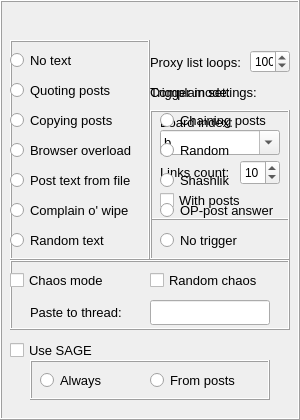
   <widget class="QFrame" name="postSet">
    <property name="geometry">
     <rect>
      <x>650</x>
      <y>70</y>
      <width>300</width>
      <height>420</height>
     </rect>
    </property>
    <property name="frameShape">
     <enum>QFrame::Box</enum>
    </property>
    <property name="frameShadow">
     <enum>QFrame::Raised</enum>
    </property>
    <property name="class" stdset="0">
     <string>gui-frame form</string>
    </property>
    <widget class="QFrame" name="complainBox">
     <property name="geometry">
      <rect>
       <x>150</x>
       <y>110</y>
       <width>140</width>
       <height>110</height>
      </rect>
     </property>
     <property name="frameShape">
      <enum>QFrame::Box</enum>
     </property>
     <property name="frameShadow">
      <enum>QFrame::Raised</enum>
     </property>
     <property name="lineWidth">
      <number>1</number>
     </property>
     <property name="midLineWidth">
      <number>0</number>
     </property>
     <property name="class" stdset="0">
      <string>form-box</string>
     </property>
     <widget class="QLabel" name="complainBoardLabel">
      <property name="geometry">
       <rect>
        <x>10</x>
        <y>0</y>
        <width>120</width>
        <height>25</height>
       </rect>
      </property>
      <property name="font">
       <font>
        <pointsize>10</pointsize>
       </font>
      </property>
      <property name="text">
       <string>Board index:</string>
      </property>
      <property name="buddy">
       <cstring>board</cstring>
      </property>
     </widget>
     <widget class="QComboBox" name="complainBoard">
      <property name="geometry">
       <rect>
        <x>10</x>
        <y>20</y>
        <width>120</width>
        <height>25</height>
       </rect>
      </property>
      <property name="font">
       <font>
        <pointsize>10</pointsize>
       </font>
      </property>
      <property name="toolTip">
       <string>Доска, на которую жаловаться</string>
      </property>
      <property name="editable">
       <bool>true</bool>
      </property>
      <property name="currentText">
       <string>b</string>
      </property>
      <item>
       <property name="text">
        <string>b</string>
       </property>
      </item>
      <item>
       <property name="text">
        <string>d</string>
       </property>
      </item>
      <item>
       <property name="text">
        <string>media</string>
       </property>
      </item>
      <item>
       <property name="text">
        <string>r</string>
       </property>
      </item>
      <item>
       <property name="text">
        <string>soc</string>
       </property>
      </item>
      <item>
       <property name="text">
        <string>au</string>
       </property>
      </item>
      <item>
       <property name="text">
        <string>bi</string>
       </property>
      </item>
      <item>
       <property name="text">
        <string>biz</string>
       </property>
      </item>
      <item>
       <property name="text">
        <string>bo</string>
       </property>
      </item>
      <item>
       <property name="text">
        <string>c</string>
       </property>
      </item>
      <item>
       <property name="text">
        <string>cc</string>
       </property>
      </item>
      <item>
       <property name="text">
        <string>em</string>
       </property>
      </item>
      <item>
       <property name="text">
        <string>fa</string>
       </property>
      </item>
      <item>
       <property name="text">
        <string>fiz</string>
       </property>
      </item>
      <item>
       <property name="text">
        <string>fl</string>
       </property>
      </item>
      <item>
       <property name="text">
        <string>ftb</string>
       </property>
      </item>
      <item>
       <property name="text">
        <string>hi</string>
       </property>
      </item>
      <item>
       <property name="text">
        <string>me</string>
       </property>
      </item>
      <item>
       <property name="text">
        <string>mg</string>
       </property>
      </item>
      <item>
       <property name="text">
        <string>mov</string>
       </property>
      </item>
      <item>
       <property name="text">
        <string>mu</string>
       </property>
      </item>
      <item>
       <property name="text">
        <string>ne</string>
       </property>
      </item>
      <item>
       <property name="text">
        <string>o</string>
       </property>
      </item>
      <item>
       <property name="text">
        <string>psy</string>
       </property>
      </item>
      <item>
       <property name="text">
        <string>re</string>
       </property>
      </item>
      <item>
       <property name="text">
        <string>rf</string>
       </property>
      </item>
      <item>
       <property name="text">
        <string>sci</string>
       </property>
      </item>
      <item>
       <property name="text">
        <string>sf</string>
       </property>
      </item>
      <item>
       <property name="text">
        <string>sn</string>
       </property>
      </item>
      <item>
       <property name="text">
        <string>sp</string>
       </property>
      </item>
      <item>
       <property name="text">
        <string>spc</string>
       </property>
      </item>
      <item>
       <property name="text">
        <string>tv</string>
       </property>
      </item>
      <item>
       <property name="text">
        <string>un</string>
       </property>
      </item>
      <item>
       <property name="text">
        <string>w</string>
       </property>
      </item>
      <item>
       <property name="text">
        <string>wh</string>
       </property>
      </item>
      <item>
       <property name="text">
        <string>wm</string>
       </property>
      </item>
      <item>
       <property name="text">
        <string>zog</string>
       </property>
      </item>
      <item>
       <property name="text">
        <string>de</string>
       </property>
      </item>
      <item>
       <property name="text">
        <string>di</string>
       </property>
      </item>
      <item>
       <property name="text">
        <string>diy</string>
       </property>
      </item>
      <item>
       <property name="text">
        <string>mus</string>
       </property>
      </item>
      <item>
       <property name="text">
        <string>p</string>
       </property>
      </item>
      <item>
       <property name="text">
        <string>pa</string>
       </property>
      </item>
      <item>
       <property name="text">
        <string>wp</string>
       </property>
      </item>
      <item>
       <property name="text">
        <string>wrk</string>
       </property>
      </item>
      <item>
       <property name="text">
        <string>news</string>
       </property>
      </item>
      <item>
       <property name="text">
        <string>po</string>
       </property>
      </item>
      <item>
       <property name="text">
        <string>gd</string>
       </property>
      </item>
      <item>
       <property name="text">
        <string>hw</string>
       </property>
      </item>
      <item>
       <property name="text">
        <string>mobi</string>
       </property>
      </item>
      <item>
       <property name="text">
        <string>pr</string>
       </property>
      </item>
      <item>
       <property name="text">
        <string>ra</string>
       </property>
      </item>
      <item>
       <property name="text">
        <string>s</string>
       </property>
      </item>
      <item>
       <property name="text">
        <string>t</string>
       </property>
      </item>
      <item>
       <property name="text">
        <string>bg</string>
       </property>
      </item>
      <item>
       <property name="text">
        <string>cg</string>
       </property>
      </item>
      <item>
       <property name="text">
        <string>mmo</string>
       </property>
      </item>
      <item>
       <property name="text">
        <string>moba</string>
       </property>
      </item>
      <item>
       <property name="text">
        <string>pok</string>
       </property>
      </item>
      <item>
       <property name="text">
        <string>ruvn</string>
       </property>
      </item>
      <item>
       <property name="text">
        <string>tes</string>
       </property>
      </item>
      <item>
       <property name="text">
        <string>v</string>
       </property>
      </item>
      <item>
       <property name="text">
        <string>vg</string>
       </property>
      </item>
      <item>
       <property name="text">
        <string>wr</string>
       </property>
      </item>
      <item>
       <property name="text">
        <string>a</string>
       </property>
      </item>
      <item>
       <property name="text">
        <string>fd</string>
       </property>
      </item>
      <item>
       <property name="text">
        <string>ja</string>
       </property>
      </item>
      <item>
       <property name="text">
        <string>ma</string>
       </property>
      </item>
      <item>
       <property name="text">
        <string>vn</string>
       </property>
      </item>
      <item>
       <property name="text">
        <string>e</string>
       </property>
      </item>
      <item>
       <property name="text">
        <string>fag</string>
       </property>
      </item>
      <item>
       <property name="text">
        <string>fet</string>
       </property>
      </item>
      <item>
       <property name="text">
        <string>fg</string>
       </property>
      </item>
      <item>
       <property name="text">
        <string>fur</string>
       </property>
      </item>
      <item>
       <property name="text">
        <string>ga</string>
       </property>
      </item>
      <item>
       <property name="text">
        <string>gg</string>
       </property>
      </item>
      <item>
       <property name="text">
        <string>guro</string>
       </property>
      </item>
      <item>
       <property name="text">
        <string>h</string>
       </property>
      </item>
      <item>
       <property name="text">
        <string>hc</string>
       </property>
      </item>
      <item>
       <property name="text">
        <string>sex</string>
       </property>
      </item>
      <item>
       <property name="text">
        <string>vape</string>
       </property>
      </item>
     </widget>
     <widget class="QSpinBox" name="linksCount">
      <property name="geometry">
       <rect>
        <x>90</x>
        <y>50</y>
        <width>40</width>
        <height>25</height>
       </rect>
      </property>
      <property name="toolTip">
       <string>Максимальное число ссылок в жалобе</string>
      </property>
      <property name="suffix">
       <string/>
      </property>
      <property name="prefix">
       <string/>
      </property>
      <property name="minimum">
       <number>1</number>
      </property>
      <property name="maximum">
       <number>50</number>
      </property>
      <property name="value">
       <number>10</number>
      </property>
     </widget>
     <widget class="QCheckBox" name="withPosts">
      <property name="geometry">
       <rect>
        <x>10</x>
        <y>80</y>
        <width>120</width>
        <height>20</height>
       </rect>
      </property>
      <property name="font">
       <font>
        <pointsize>10</pointsize>
       </font>
      </property>
      <property name="toolTip">
       <string>Приписывать к ссылкам номера постов из тредов</string>
      </property>
      <property name="text">
       <string>With posts</string>
      </property>
      <property name="checked">
       <bool>false</bool>
      </property>
     </widget>
     <widget class="QLabel" name="linksCountLabel">
      <property name="geometry">
       <rect>
        <x>10</x>
        <y>50</y>
        <width>80</width>
        <height>25</height>
       </rect>
      </property>
      <property name="font">
       <font>
        <pointsize>10</pointsize>
       </font>
      </property>
      <property name="text">
       <string>Links count:</string>
      </property>
      <property name="buddy">
       <cstring>board</cstring>
      </property>
     </widget>
    </widget>
    <widget class="QLabel" name="repeatsLabel">
     <property name="geometry">
      <rect>
       <x>150</x>
       <y>50</y>
       <width>110</width>
       <height>25</height>
      </rect>
     </property>
     <property name="font">
      <font>
       <pointsize>10</pointsize>
      </font>
     </property>
     <property name="text">
      <string>Proxy list loops:</string>
     </property>
    </widget>
    <widget class="QFrame" name="chaosBox">
     <property name="geometry">
      <rect>
       <x>10</x>
       <y>260</y>
       <width>280</width>
       <height>70</height>
      </rect>
     </property>
     <property name="frameShape">
      <enum>QFrame::Box</enum>
     </property>
     <property name="frameShadow">
      <enum>QFrame::Raised</enum>
     </property>
     <property name="lineWidth">
      <number>1</number>
     </property>
     <property name="class" stdset="0">
      <string>form-box</string>
     </property>
     <widget class="QCheckBox" name="chaos">
      <property name="geometry">
       <rect>
        <x>0</x>
        <y>10</y>
        <width>140</width>
        <height>20</height>
       </rect>
      </property>
      <property name="font">
       <font>
        <pointsize>10</pointsize>
       </font>
      </property>
      <property name="toolTip">
       <string/>
      </property>
      <property name="text">
       <string>Chaos mode</string>
      </property>
      <property name="checked">
       <bool>false</bool>
      </property>
     </widget>
     <widget class="QLineEdit" name="target">
      <property name="geometry">
       <rect>
        <x>140</x>
        <y>40</y>
        <width>120</width>
        <height>25</height>
       </rect>
      </property>
      <property name="font">
       <font>
        <pointsize>10</pointsize>
       </font>
      </property>
      <property name="toolTip">
       <string>Слить все посты в один тред</string>
      </property>
     </widget>
     <widget class="QLabel" name="targetLabel">
      <property name="geometry">
       <rect>
        <x>20</x>
        <y>40</y>
        <width>120</width>
        <height>25</height>
       </rect>
      </property>
      <property name="font">
       <font>
        <pointsize>10</pointsize>
       </font>
      </property>
      <property name="text">
       <string>Paste to thread:</string>
      </property>
      <property name="buddy">
       <cstring>target</cstring>
      </property>
     </widget>
     <widget class="QCheckBox" name="randChaos">
      <property name="geometry">
       <rect>
        <x>140</x>
        <y>10</y>
        <width>140</width>
        <height>20</height>
       </rect>
      </property>
      <property name="font">
       <font>
        <pointsize>10</pointsize>
       </font>
      </property>
      <property name="toolTip">
       <string>Перемешать треды</string>
      </property>
      <property name="text">
       <string>Random chaos</string>
      </property>
      <property name="checked">
       <bool>false</bool>
      </property>
     </widget>
    </widget>
    <widget class="QFrame" name="textBox">
     <property name="geometry">
      <rect>
       <x>10</x>
       <y>40</y>
       <width>140</width>
       <height>220</height>
      </rect>
     </property>
     <property name="frameShape">
      <enum>QFrame::Box</enum>
     </property>
     <property name="frameShadow">
      <enum>QFrame::Raised</enum>
     </property>
     <property name="class" stdset="0">
      <string>form-box</string>
     </property>
     <widget class="QRadioButton" name="random">
      <property name="geometry">
       <rect>
        <x>0</x>
        <y>190</y>
        <width>140</width>
        <height>20</height>
       </rect>
      </property>
      <property name="font">
       <font>
        <pointsize>10</pointsize>
       </font>
      </property>
      <property name="toolTip">
       <string>Рандомный текст</string>
      </property>
      <property name="text">
       <string>Random text</string>
      </property>
      <attribute name="buttonGroup">
       <string notr="true">buttonGroup_3</string>
      </attribute>
     </widget>
     <widget class="QRadioButton" name="copying">
      <property name="geometry">
       <rect>
        <x>0</x>
        <y>70</y>
        <width>140</width>
        <height>20</height>
       </rect>
      </property>
      <property name="font">
       <font>
        <pointsize>10</pointsize>
       </font>
      </property>
      <property name="toolTip">
       <string>Дублирование</string>
      </property>
      <property name="text">
       <string>Copying posts</string>
      </property>
      <attribute name="buttonGroup">
       <string notr="true">buttonGroup_3</string>
      </attribute>
     </widget>
     <widget class="QRadioButton" name="complain">
      <property name="geometry">
       <rect>
        <x>0</x>
        <y>160</y>
        <width>140</width>
        <height>20</height>
       </rect>
      </property>
      <property name="font">
       <font>
        <pointsize>10</pointsize>
       </font>
      </property>
      <property name="toolTip">
       <string>Фейковые жалобы на вайп</string>
      </property>
      <property name="text">
       <string>Complain o' wipe</string>
      </property>
      <attribute name="buttonGroup">
       <string notr="true">buttonGroup_3</string>
      </attribute>
     </widget>
     <widget class="QRadioButton" name="quoting">
      <property name="geometry">
       <rect>
        <x>0</x>
        <y>40</y>
        <width>140</width>
        <height>20</height>
       </rect>
      </property>
      <property name="font">
       <font>
        <pointsize>10</pointsize>
       </font>
      </property>
      <property name="toolTip">
       <string>Гринтекст</string>
      </property>
      <property name="text">
       <string>Quoting posts</string>
      </property>
      <attribute name="buttonGroup">
       <string notr="true">buttonGroup_3</string>
      </attribute>
     </widget>
     <widget class="QRadioButton" name="pastes">
      <property name="geometry">
       <rect>
        <x>0</x>
        <y>130</y>
        <width>140</width>
        <height>20</height>
       </rect>
      </property>
      <property name="font">
       <font>
        <pointsize>10</pointsize>
       </font>
      </property>
      <property name="toolTip">
       <string>Копипасты</string>
      </property>
      <property name="text">
       <string>Post text from file</string>
      </property>
      <attribute name="buttonGroup">
       <string notr="true">buttonGroup_3</string>
      </attribute>
     </widget>
     <widget class="QRadioButton" name="noText">
      <property name="geometry">
       <rect>
        <x>0</x>
        <y>10</y>
        <width>140</width>
        <height>20</height>
       </rect>
      </property>
      <property name="font">
       <font>
        <pointsize>10</pointsize>
       </font>
      </property>
      <property name="toolTip">
       <string>Без текста</string>
      </property>
      <property name="text">
       <string>No text</string>
      </property>
      <attribute name="buttonGroup">
       <string notr="true">buttonGroup_3</string>
      </attribute>
     </widget>
     <widget class="QRadioButton" name="overload">
      <property name="geometry">
       <rect>
        <x>0</x>
        <y>100</y>
        <width>140</width>
        <height>20</height>
       </rect>
      </property>
      <property name="font">
       <font>
        <pointsize>10</pointsize>
       </font>
      </property>
      <property name="toolTip">
       <string>Гуглобомба</string>
      </property>
      <property name="text">
       <string>Browser overload</string>
      </property>
      <attribute name="buttonGroup">
       <string notr="true">buttonGroup_3</string>
      </attribute>
     </widget>
    </widget>
    <widget class="QLabel" name="textLabel">
     <property name="geometry">
      <rect>
       <x>0</x>
       <y>20</y>
       <width>59</width>
       <height>14</height>
      </rect>
     </property>
     <property name="text">
      <string/>
     </property>
    </widget>
    <widget class="QLabel" name="triggerLabel">
     <property name="geometry">
      <rect>
       <x>150</x>
       <y>80</y>
       <width>140</width>
       <height>25</height>
      </rect>
     </property>
     <property name="font">
      <font>
       <pointsize>10</pointsize>
      </font>
     </property>
     <property name="text">
      <string>Trigger mode:</string>
     </property>
    </widget>
    <widget class="QFrame" name="triggerBox">
     <property name="geometry">
      <rect>
       <x>150</x>
       <y>110</y>
       <width>140</width>
       <height>150</height>
      </rect>
     </property>
     <property name="frameShape">
      <enum>QFrame::Box</enum>
     </property>
     <property name="frameShadow">
      <enum>QFrame::Raised</enum>
     </property>
     <property name="lineWidth">
      <number>1</number>
     </property>
     <property name="midLineWidth">
      <number>0</number>
     </property>
     <property name="class" stdset="0">
      <string>form-box</string>
     </property>
     <widget class="QRadioButton" name="chaining">
      <property name="geometry">
       <rect>
        <x>10</x>
        <y>0</y>
        <width>120</width>
        <height>20</height>
       </rect>
      </property>
      <property name="font">
       <font>
        <pointsize>10</pointsize>
       </font>
      </property>
      <property name="toolTip">
       <string>Цепочка</string>
      </property>
      <property name="text">
       <string>Chaining posts</string>
      </property>
      <attribute name="buttonGroup">
       <string notr="true">buttonGroup_5</string>
      </attribute>
     </widget>
     <widget class="QRadioButton" name="randTrigger">
      <property name="geometry">
       <rect>
        <x>10</x>
        <y>30</y>
        <width>120</width>
        <height>20</height>
       </rect>
      </property>
      <property name="font">
       <font>
        <pointsize>10</pointsize>
       </font>
      </property>
      <property name="toolTip">
       <string>Ответы на рандомные посты</string>
      </property>
      <property name="text">
       <string>Random</string>
      </property>
      <attribute name="buttonGroup">
       <string notr="true">buttonGroup_5</string>
      </attribute>
     </widget>
     <widget class="QRadioButton" name="shashlik">
      <property name="geometry">
       <rect>
        <x>10</x>
        <y>60</y>
        <width>120</width>
        <height>20</height>
       </rect>
      </property>
      <property name="font">
       <font>
        <pointsize>10</pointsize>
       </font>
      </property>
      <property name="toolTip">
       <string>Батон</string>
      </property>
      <property name="text">
       <string>Shashlik</string>
      </property>
      <attribute name="buttonGroup">
       <string notr="true">buttonGroup_5</string>
      </attribute>
     </widget>
     <widget class="QRadioButton" name="oppost">
      <property name="geometry">
       <rect>
        <x>10</x>
        <y>90</y>
        <width>120</width>
        <height>20</height>
       </rect>
      </property>
      <property name="font">
       <font>
        <pointsize>10</pointsize>
       </font>
      </property>
      <property name="toolTip">
       <string>Ответ ОП-у</string>
      </property>
      <property name="text">
       <string>OP-post answer</string>
      </property>
      <attribute name="buttonGroup">
       <string notr="true">buttonGroup_5</string>
      </attribute>
     </widget>
     <widget class="QRadioButton" name="notrigger">
      <property name="geometry">
       <rect>
        <x>10</x>
        <y>120</y>
        <width>120</width>
        <height>20</height>
       </rect>
      </property>
      <property name="font">
       <font>
        <pointsize>10</pointsize>
       </font>
      </property>
      <property name="toolTip">
       <string>Без триггера</string>
      </property>
      <property name="text">
       <string>No trigger</string>
      </property>
      <attribute name="buttonGroup">
       <string notr="true">buttonGroup_5</string>
      </attribute>
     </widget>
    </widget>
    <widget class="QLabel" name="complainLabel">
     <property name="geometry">
      <rect>
       <x>150</x>
       <y>80</y>
       <width>140</width>
       <height>25</height>
      </rect>
     </property>
     <property name="font">
      <font>
       <pointsize>10</pointsize>
      </font>
     </property>
     <property name="text">
      <string>Complain settings:</string>
     </property>
    </widget>
    <widget class="QCheckBox" name="sage">
     <property name="geometry">
      <rect>
       <x>10</x>
       <y>340</y>
       <width>280</width>
       <height>20</height>
      </rect>
     </property>
     <property name="font">
      <font>
       <pointsize>10</pointsize>
      </font>
     </property>
     <property name="text">
      <string>Use SAGE</string>
     </property>
    </widget>
    <widget class="QFrame" name="sageBox">
     <property name="geometry">
      <rect>
       <x>30</x>
       <y>360</y>
       <width>240</width>
       <height>40</height>
      </rect>
     </property>
     <property name="frameShape">
      <enum>QFrame::Box</enum>
     </property>
     <property name="frameShadow">
      <enum>QFrame::Raised</enum>
     </property>
     <property name="class" stdset="0">
      <string>form-box</string>
     </property>
     <widget class="QRadioButton" name="sageAlways">
      <property name="geometry">
       <rect>
        <x>10</x>
        <y>10</y>
        <width>110</width>
        <height>20</height>
       </rect>
      </property>
      <property name="font">
       <font>
        <pointsize>10</pointsize>
       </font>
      </property>
      <property name="text">
       <string>Always</string>
      </property>
      <attribute name="buttonGroup">
       <string notr="true">buttonGroup_9</string>
      </attribute>
     </widget>
     <widget class="QRadioButton" name="sageFromPosts">
      <property name="geometry">
       <rect>
        <x>120</x>
        <y>10</y>
        <width>110</width>
        <height>20</height>
       </rect>
      </property>
      <property name="font">
       <font>
        <pointsize>10</pointsize>
       </font>
      </property>
      <property name="text">
       <string>From posts</string>
      </property>
      <attribute name="buttonGroup">
       <string notr="true">buttonGroup_9</string>
      </attribute>
     </widget>
    </widget>
    <widget class="QLabel" name="chaosLabel">
     <property name="geometry">
      <rect>
       <x>10</x>
       <y>260</y>
       <width>59</width>
       <height>14</height>
      </rect>
     </property>
     <property name="text">
      <string/>
     </property>
    </widget>
    <widget class="QSpinBox" name="repeats">
     <property name="geometry">
      <rect>
       <x>250</x>
       <y>50</y>
       <width>40</width>
       <height>23</height>
      </rect>
     </property>
     <property name="minimum">
      <number>1</number>
     </property>
     <property name="maximum">
      <number>1000</number>
     </property>
     <property name="value">
      <number>100</number>
     </property>
    </widget>
   </widget>
